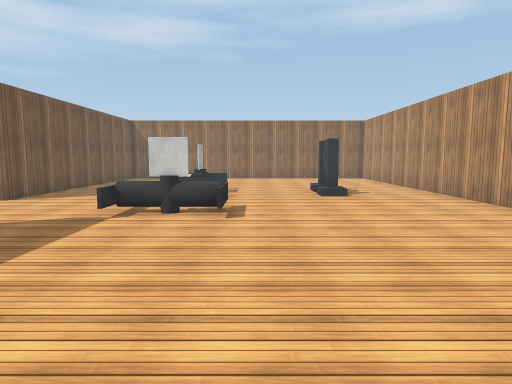
view 1 (above)

22 first-person views from a walk through a 3-D level made in the Unity game engine. The camera is 1.5 m above the floor, tilts 6° down and sees 75° across. The floor is counted in squares, 1 m on a side. Each view is taken from the middle of a square. On the plan, view 1 faces up. The plan holds only what a view shows up to about 15 squares ahead; the rest is blank. The player is left out. Some surface patterns are stand-ins.

view 2
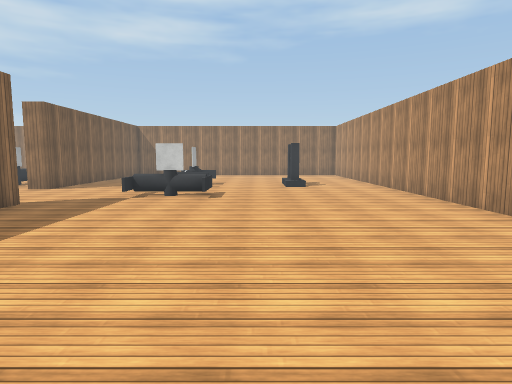

view 3
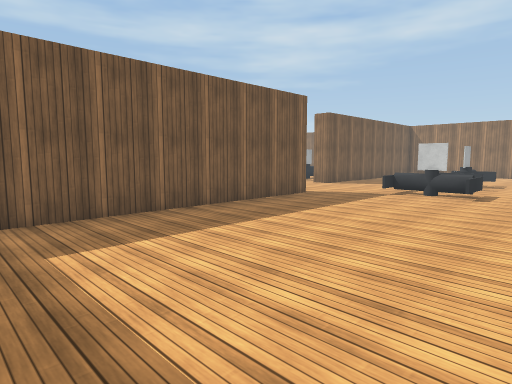

view 4
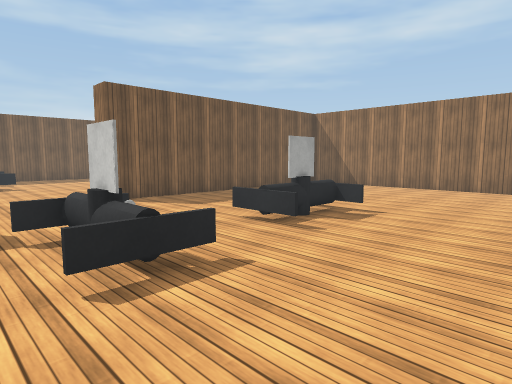

view 5
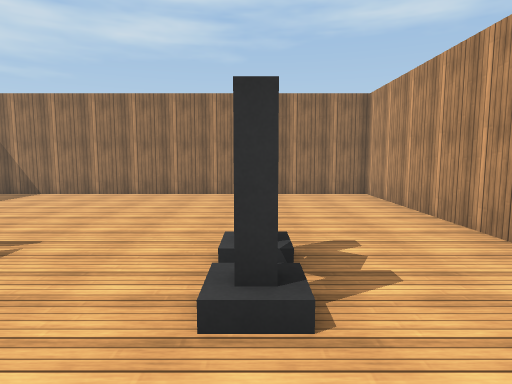

view 6
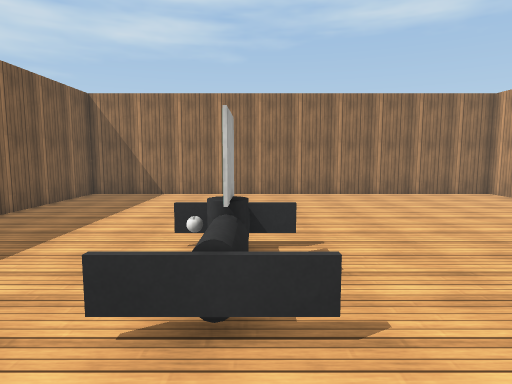

view 7
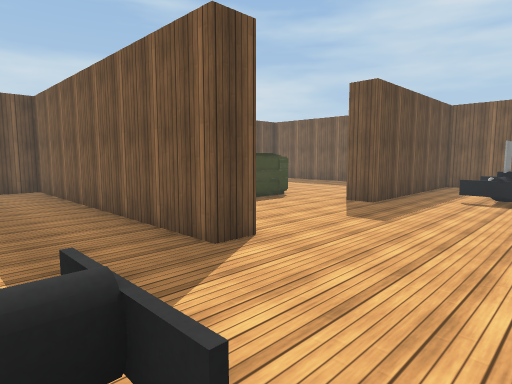

view 8
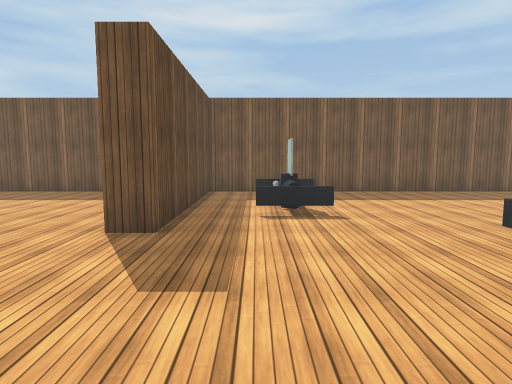

view 9
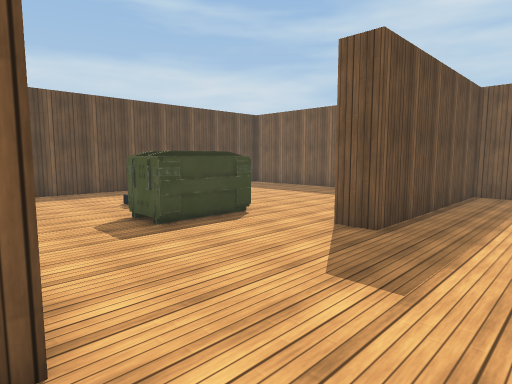

view 10
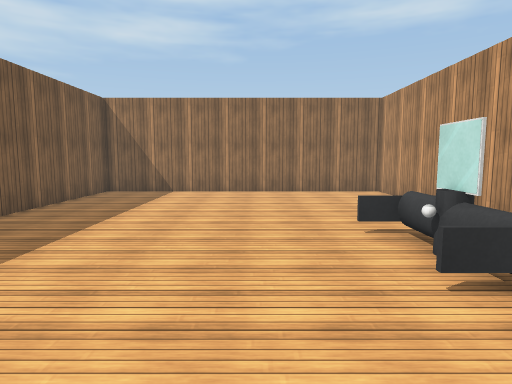

view 11
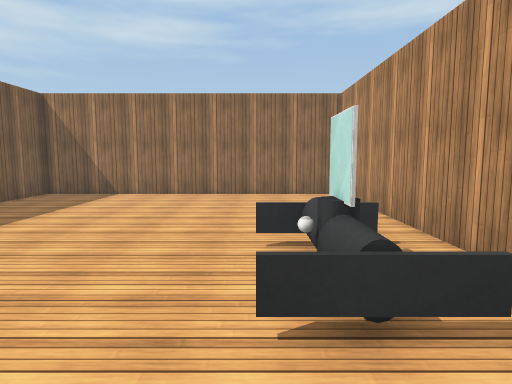

view 12
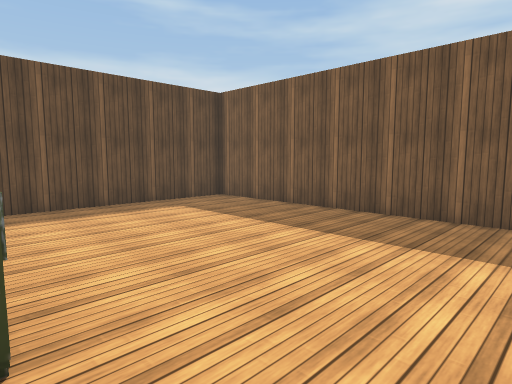

view 13
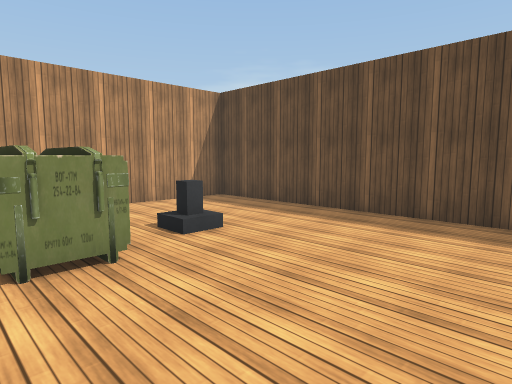

view 14
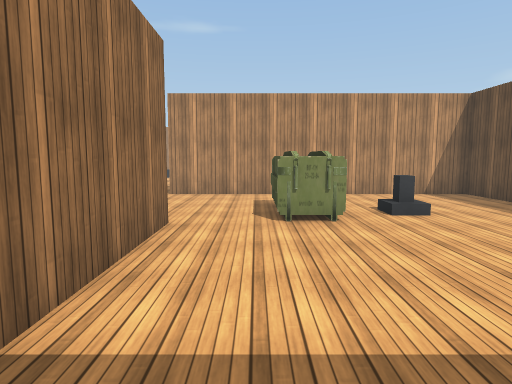

view 15
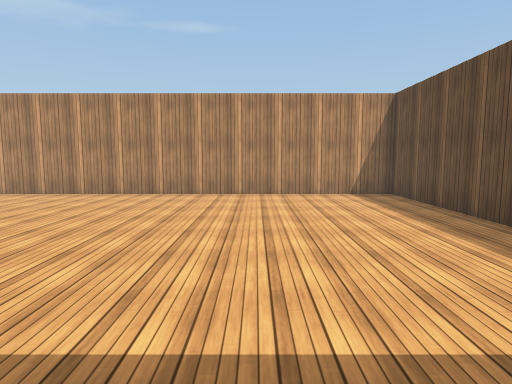

view 16
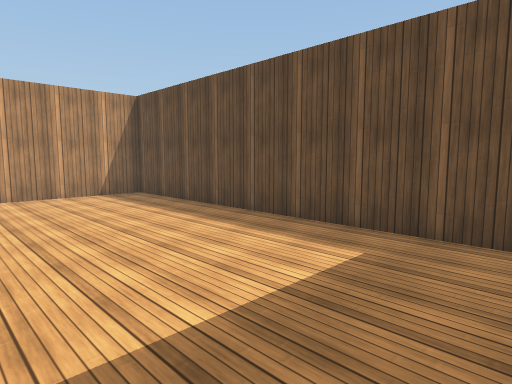

view 17
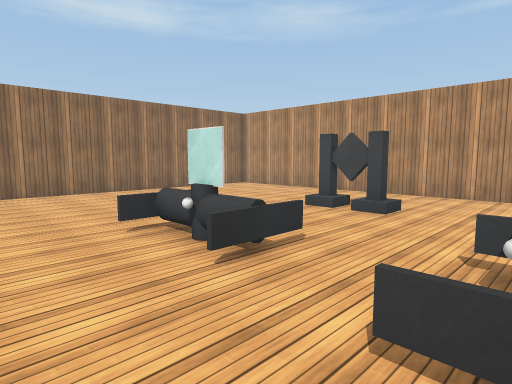

view 18
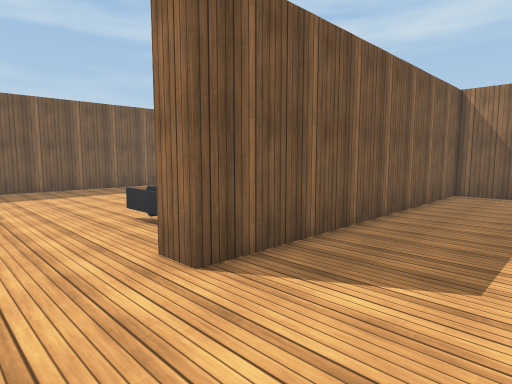

view 19
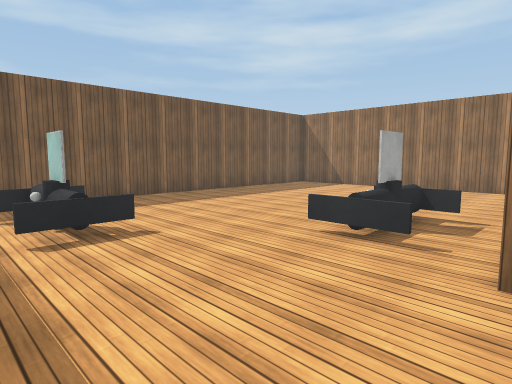

view 20
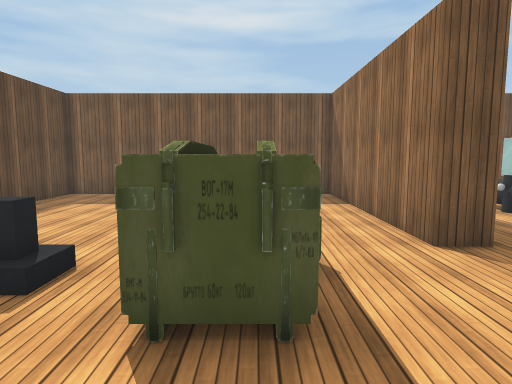

view 21
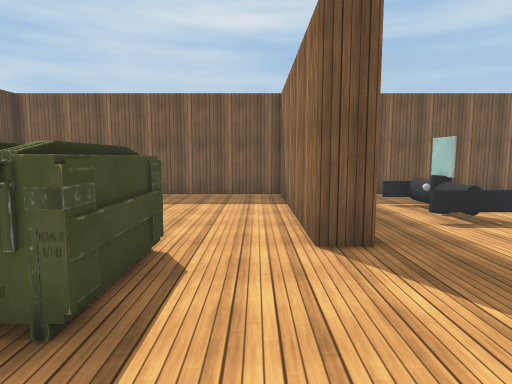

view 22
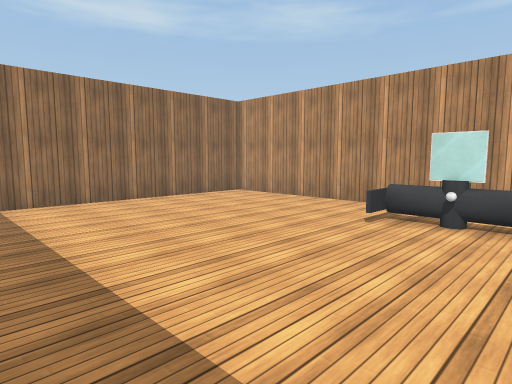

### Floor plan
Points are (right, up) in squares from view 1. A wall is a line through its corners. A room is listed if a view was taken in it or the views show most of it. See-through windows are left out.
Room 1 (views 1, 2, 3, 4, 5, 6, 7, 8, 9, 10, 11, 12, 13, 14, 15, 16, 17, 18, 19, 20, 21, 22)
walls: (-9.6, 13.2) (-9.6, 23.5) (-21.5, 23.5) (-21.5, 6) (-13.5, 6) (-13.5, 5) (-21.5, 5) (-21.5, -5.5) (-7.5, -5.5) (-7.5, 6.5) (-6.5, 6.5) (-6.5, -5.5) (7.5, -5.5) (7.5, 23.5) (-8.6, 23.5) (-8.6, 11.5) (-9.8, 11.5)
objects: other object (-18, 8) to (-16, 10); crate (-13, 1) to (-11, 2); other object (-13, 13) to (-11, 15); other object (-12, -1); other object (-4, 8) to (-1, 10); other object (-3, 13) to (-2, 16); other object (3, 13) to (3, 15)

Where each view was taken, in squares from view 1:
view 1: 0 up, 0 right, facing up
view 2: 4 down, 1 right, facing up
view 3: 5 down, 2 right, facing up-left
view 4: 7 up, 3 right, facing up-left
view 5: 10 up, 3 right, facing up
view 6: 10 up, 2 left, facing up
view 7: 11 up, 3 left, facing down-left
view 8: 8 up, 7 left, facing left
view 9: 9 up, 7 left, facing down-left
view 10: 9 up, 15 left, facing up
view 11: 10 up, 13 left, facing up
view 12: 5 up, 13 left, facing down-left
view 13: 3 up, 18 left, facing down-right
view 14: 3 up, 21 left, facing right
view 15: 0 up, 6 left, facing right
view 16: 1 up, 6 left, facing down-right
view 17: 9 up, 6 left, facing up-right
view 18: 9 up, 5 left, facing up-left
view 19: 7 up, 9 left, facing up-left
view 20: 2 up, 8 left, facing left
view 21: 4 up, 8 left, facing left
view 22: 12 up, 20 left, facing up-right
